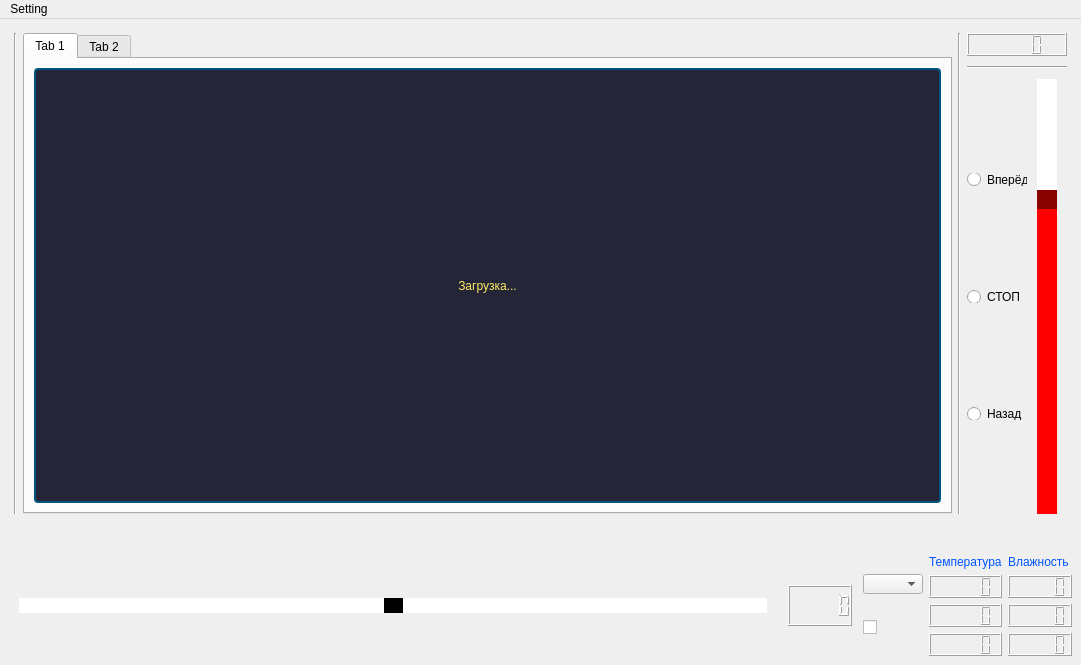
<?xml version="1.0" encoding="UTF-8"?>
<ui version="4.0">
 <class>MainWindow</class>
 <widget class="QMainWindow" name="MainWindow">
  <property name="geometry">
   <rect>
    <x>0</x>
    <y>0</y>
    <width>1081</width>
    <height>665</height>
   </rect>
  </property>
  <property name="windowTitle">
   <string>MainWindow</string>
  </property>
  <widget class="QWidget" name="centralwidget">
   <layout class="QVBoxLayout" name="verticalLayout">
    <item>
     <layout class="QHBoxLayout" name="horizontalLayout" stretch="0,0,0,0">
      <property name="sizeConstraint">
       <enum>QLayout::SetDefaultConstraint</enum>
      </property>
      <property name="leftMargin">
       <number>5</number>
      </property>
      <property name="topMargin">
       <number>5</number>
      </property>
      <property name="rightMargin">
       <number>5</number>
      </property>
      <property name="bottomMargin">
       <number>5</number>
      </property>
      <item>
       <widget class="Line" name="line">
        <property name="orientation">
         <enum>Qt::Vertical</enum>
        </property>
       </widget>
      </item>
      <item>
       <widget class="QTabWidget" name="tabWidget">
        <property name="currentIndex">
         <number>0</number>
        </property>
        <widget class="QWidget" name="tab">
         <attribute name="title">
          <string>Tab 1</string>
         </attribute>
         <layout class="QGridLayout" name="gridLayout">
          <item row="0" column="0">
           <widget class="QLabel" name="QTcamera">
            <property name="styleSheet">
             <string notr="true">
QLabel{
border: 2px solid rgb(0, 85, 127);
border-radius: 4px;
padding: 2px;
background-color:rgb(37, 37, 56);
color: qlineargradient(spread:pad, x1:0, y1:0, x2:1, y2:0, stop:0.00568182 rgba(255, 194, 0, 255), stop:1 rgba(255, 238, 97, 252));
font: 16pt &quot;Impact&quot;;
}</string>
            </property>
            <property name="text">
             <string>Загрузка...</string>
            </property>
            <property name="alignment">
             <set>Qt::AlignCenter</set>
            </property>
           </widget>
          </item>
         </layout>
        </widget>
        <widget class="QWidget" name="tab_2">
         <attribute name="title">
          <string>Tab 2</string>
         </attribute>
         <layout class="QGridLayout" name="gridLayout_2">
          <item row="0" column="0">
           <widget class="QWidget" name="QmapForMe" native="true"/>
          </item>
         </layout>
        </widget>
       </widget>
      </item>
      <item>
       <widget class="Line" name="line_2">
        <property name="orientation">
         <enum>Qt::Vertical</enum>
        </property>
       </widget>
      </item>
      <item>
       <layout class="QHBoxLayout" name="horizontalLayout_2">
        <property name="sizeConstraint">
         <enum>QLayout::SetMinAndMaxSize</enum>
        </property>
        <property name="leftMargin">
         <number>0</number>
        </property>
        <property name="rightMargin">
         <number>0</number>
        </property>
        <item>
         <layout class="QVBoxLayout" name="verticalLayout_2">
          <property name="spacing">
           <number>10</number>
          </property>
          <item>
           <widget class="QLCDNumber" name="lcdNumber_8">
            <property name="maximumSize">
             <size>
              <width>16777215</width>
              <height>1200</height>
             </size>
            </property>
            <property name="styleSheet">
             <string notr="true">
QLCDNumber{background-color: qlineargradient(spread:pad, x1:0, y1:0, x2:1, y2:0,
stop:0.0284091 rgba(255, 0, 79, 255), stop:1 rgba(255, 124, 55, 252)); color: rgb(255, 255, 255);}</string>
            </property>
           </widget>
          </item>
          <item>
           <widget class="Line" name="line_3">
            <property name="orientation">
             <enum>Qt::Horizontal</enum>
            </property>
           </widget>
          </item>
          <item>
           <layout class="QHBoxLayout" name="horizontalLayout_5">
            <property name="rightMargin">
             <number>10</number>
            </property>
            <item>
             <layout class="QVBoxLayout" name="verticalLayout_3">
              <item>
               <widget class="QRadioButton" name="QR_Forward">
                <property name="maximumSize">
                 <size>
                  <width>60</width>
                  <height>13</height>
                 </size>
                </property>
                <property name="styleSheet">
                 <string notr="true">border-color: rgb(85, 255, 0);</string>
                </property>
                <property name="text">
                 <string>Вперёд</string>
                </property>
               </widget>
              </item>
              <item>
               <widget class="QRadioButton" name="QR_Stop">
                <property name="maximumSize">
                 <size>
                  <width>60</width>
                  <height>13</height>
                 </size>
                </property>
                <property name="text">
                 <string>СТОП</string>
                </property>
               </widget>
              </item>
              <item>
               <widget class="QRadioButton" name="QR_Back">
                <property name="maximumSize">
                 <size>
                  <width>60</width>
                  <height>13</height>
                 </size>
                </property>
                <property name="text">
                 <string>Назад</string>
                </property>
               </widget>
              </item>
             </layout>
            </item>
            <item>
             <widget class="QSlider" name="speedSlider">
              <property name="styleSheet">
               <string notr="true">QSlider::groove:vertical { background: blue; position: absolute; left: 0px; right: 0px; border-radius: 4px;}
QSlider::handle:vertical {
background:#880000;
width: 12px;
margin: -10px -10px;
}
QSlider::add-page:vertical { background: red;}
QSlider::sub-page:vertical {background: white;}</string>
              </property>
              <property name="minimum">
               <number>800</number>
              </property>
              <property name="maximum">
               <number>1700</number>
              </property>
              <property name="pageStep">
               <number>1</number>
              </property>
              <property name="value">
               <number>1450</number>
              </property>
              <property name="orientation">
               <enum>Qt::Vertical</enum>
              </property>
              <property name="tickPosition">
               <enum>QSlider::TicksBelow</enum>
              </property>
              <property name="tickInterval">
               <number>100</number>
              </property>
             </widget>
            </item>
           </layout>
          </item>
         </layout>
        </item>
       </layout>
      </item>
     </layout>
    </item>
    <item>
     <layout class="QHBoxLayout" name="horizontalLayout_3">
      <property name="topMargin">
       <number>30</number>
      </property>
      <item>
       <layout class="QHBoxLayout" name="horizontalLayout_4">
        <item>
         <widget class="QSlider" name="servoSlider">
          <property name="styleSheet">
           <string notr="true">
QSlider::groove:horizontal {background: white; position: absolute; left: 10px; right: 10px;}
QSlider::handle:horizontal {height: 10px; background: black; margin: 0 -10px; /* расширяется наружу от бороздки */ }</string>
          </property>
          <property name="maximum">
           <number>180</number>
          </property>
          <property name="pageStep">
           <number>1</number>
          </property>
          <property name="sliderPosition">
           <number>90</number>
          </property>
          <property name="orientation">
           <enum>Qt::Horizontal</enum>
          </property>
         </widget>
        </item>
        <item>
         <layout class="QVBoxLayout" name="verticalLayout_9">
          <property name="leftMargin">
           <number>5</number>
          </property>
          <property name="topMargin">
           <number>30</number>
          </property>
          <property name="rightMargin">
           <number>5</number>
          </property>
          <property name="bottomMargin">
           <number>30</number>
          </property>
          <item>
           <widget class="QLCDNumber" name="lcdNumber_7">
            <property name="styleSheet">
             <string notr="true">
QLCDNumber{background-color: qlineargradient(spread:pad, x1:0, y1:0, x2:1, y2:0,
stop:0.0284091 rgba(255, 0, 79, 255), stop:1 rgba(255, 124, 55, 252)); color: rgb(255, 255, 255);}</string>
            </property>
           </widget>
          </item>
         </layout>
        </item>
       </layout>
      </item>
      <item>
       <layout class="QVBoxLayout" name="verticalLayout_4">
        <property name="leftMargin">
         <number>0</number>
        </property>
        <property name="rightMargin">
         <number>0</number>
        </property>
        <item>
         <widget class="QComboBox" name="comL">
          <property name="maximumSize">
           <size>
            <width>60</width>
            <height>20</height>
           </size>
          </property>
         </widget>
        </item>
        <item>
         <widget class="QCheckBox" name="ledC">
          <property name="maximumSize">
           <size>
            <width>16</width>
            <height>16</height>
           </size>
          </property>
          <property name="text">
           <string/>
          </property>
         </widget>
        </item>
       </layout>
      </item>
      <item>
       <layout class="QVBoxLayout" name="verticalLayout_7">
        <item>
         <widget class="QLabel" name="TextTemp">
          <property name="styleSheet">
           <string notr="true">
font: 8pt &quot;Portico Light&quot;;
color: rgb(0, 85, 255);</string>
          </property>
          <property name="text">
           <string>Температура</string>
          </property>
         </widget>
        </item>
        <item>
         <widget class="QLCDNumber" name="temperaturL01"/>
        </item>
        <item>
         <widget class="QLCDNumber" name="temperaturL02"/>
        </item>
        <item>
         <widget class="QLCDNumber" name="temperaturL03"/>
        </item>
       </layout>
      </item>
      <item>
       <layout class="QVBoxLayout" name="verticalLayout_8">
        <item>
         <widget class="QLabel" name="TextBLara">
          <property name="styleSheet">
           <string notr="true">
font: 8pt &quot;Portico Light&quot;;
color: rgb(0, 85, 255);</string>
          </property>
          <property name="text">
           <string>Влажность</string>
          </property>
         </widget>
        </item>
        <item>
         <widget class="QLCDNumber" name="wetL01"/>
        </item>
        <item>
         <widget class="QLCDNumber" name="wetL02"/>
        </item>
        <item>
         <widget class="QLCDNumber" name="wetL03"/>
        </item>
       </layout>
      </item>
     </layout>
    </item>
   </layout>
  </widget>
  <widget class="QMenuBar" name="menuBar">
   <property name="geometry">
    <rect>
     <x>0</x>
     <y>0</y>
     <width>1081</width>
     <height>21</height>
    </rect>
   </property>
   <widget class="QMenu" name="menuSetting">
    <property name="title">
     <string>Setting</string>
    </property>
    <widget class="QMenu" name="menuPortList">
     <property name="title">
      <string>PortList</string>
     </property>
     <addaction name="separator"/>
    </widget>
    <addaction name="menuPortList"/>
    <addaction name="actionOpenPort"/>
    <addaction name="actionClosePort"/>
    <addaction name="separator"/>
    <addaction name="actionReset"/>
   </widget>
   <addaction name="menuSetting"/>
  </widget>
  <action name="actionOpenPort">
   <property name="text">
    <string>OpenPort</string>
   </property>
  </action>
  <action name="actionClosePort">
   <property name="text">
    <string>ClosePort</string>
   </property>
  </action>
  <action name="actionReset">
   <property name="text">
    <string>Reset</string>
   </property>
  </action>
 </widget>
 <resources/>
 <connections>
  <connection>
   <sender>servoSlider</sender>
   <signal>valueChanged(int)</signal>
   <receiver>lcdNumber_7</receiver>
   <slot>display(int)</slot>
   <hints>
    <hint type="sourcelabel">
     <x>484</x>
     <y>600</y>
    </hint>
    <hint type="destinationlabel">
     <x>876</x>
     <y>603</y>
    </hint>
   </hints>
  </connection>
  <connection>
   <sender>speedSlider</sender>
   <signal>valueChanged(int)</signal>
   <receiver>lcdNumber_8</receiver>
   <slot>display(int)</slot>
   <hints>
    <hint type="sourcelabel">
     <x>562</x>
     <y>126</y>
    </hint>
    <hint type="destinationlabel">
     <x>748</x>
     <y>33</y>
    </hint>
   </hints>
  </connection>
 </connections>
</ui>
